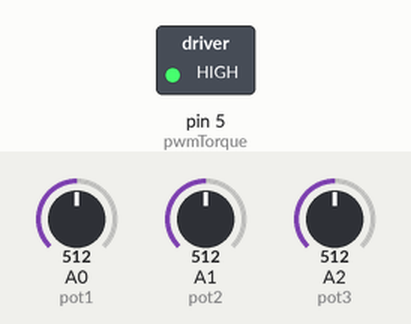
Recording of a sketch running on a simulated Arduino Uno, built with avr-gcc and run on an emulated ATmega328P. Shown: switched loads named in the sketch (green lamp = pin HIGH). The inputs (shaded band) are chosen by the test bench; at power-on: A0 (pot1) = 512, A1 (pot2) = 512, A2 (pot3) = 512.

Above: at 0.1 s.
Timing chart, 0 to 1.6 s (numbered marks = the images above):
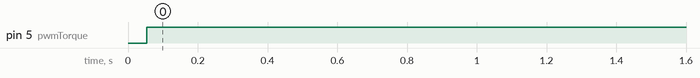

The sketch:

arduinoThrottle.ino
```cpp
/*
Arduino 3
Type: Uno
Use: Read and process pedal values
*/

//Extended pot is low resistance
//todo set these pins to which pins are being used
//Pot1 and Pot2 used for acceleration
int pot1 = 0;
int pot2 = 1;
int pot3 = 2;//Pot3 used for brake
int pwmTorque = 5;

//todo change these values to actual values once installed
/*
It seems better to find the Arduino mapped values instead of converting into mV
every time the loop runs
Extended = more resistance, Pedal compresses pot when pressed, therefore higher voltage reading corresponds to higher torque
*/
//Pot1 and Pot2 used for acceleration
int pot1High = 376;//Pedal pressed
int pot1Low = 147;//Pedal resting//todo right now the low vals are when a little pressure is applied
int pot2High = 462;
int pot2Low = 226;
int pot3High = 468;//Pot3 used for brake
int pot3Low = 336;

float pot1ValAdjusted;
float pot2ValAdjusted;
float pot3ValAdjusted;
float pot1LastAverage = 0;
float pot2LastAverage = 0;
float pot3LastAverage = 0;
float potAccAdjDiff;//Holds the difference between two accelerator readings
float pot1Range = pot1High - pot1Low;//Ranges that each pot will move (used for percentage calcs)
float pot2Range = pot2High - pot2Low;
float pot3Range = pot3High - pot3Low;

float torqueVal;//0-1000 mapped value for torque
float torqueValAdjusted;//0-255 adjusted exponentially

boolean brakePlausActive = false;//Set to true if brakes actuated && torque encoder > 25%

void setup() {
    pinMode(pwmTorque, OUTPUT);
}

void loop() {
    //Read analog values all at once
    pot1ValAdjusted = 0;
    pot2ValAdjusted = 0;
    pot3ValAdjusted = 0;
    for (int i = 0; i < 10; i++) { //Take 10 readings for average
        pot1ValAdjusted += analogRead(pot1);
        pot2ValAdjusted += analogRead(pot2);
        pot3ValAdjusted += analogRead(pot3);
        delay(5);
    }
    pot1ValAdjusted /= 10; //Average these readings
    pot2ValAdjusted /= 10;
    pot3ValAdjusted /= 10;

    pot1ValAdjusted += pot1LastAverage; //Add to last averages
    pot2ValAdjusted += pot2LastAverage;
    pot3ValAdjusted += pot3LastAverage;

    pot1ValAdjusted /= 2; //Average last values and current values
    pot2ValAdjusted /= 2;
    pot3ValAdjusted /= 2;

    pot1LastAverage = pot1ValAdjusted; //Set current values to be used as last values next loop
    pot2LastAverage = pot2ValAdjusted;
    pot3LastAverage = pot3ValAdjusted;

    //Now calculate remapped values
    pot1ValAdjusted = pot1ValAdjusted - pot1Low;
    pot1ValAdjusted = pot1ValAdjusted * 1000;
    pot1ValAdjusted = pot1ValAdjusted / pot1Range;//new mapped value from 0-1000

    pot2ValAdjusted = pot2ValAdjusted - pot2Low;
    pot2ValAdjusted = pot2ValAdjusted * 1000;
    pot2ValAdjusted = pot2ValAdjusted / pot2Range;

    pot3ValAdjusted = pot3ValAdjusted - pot3Low;
    pot3ValAdjusted = pot3ValAdjusted * 1000;
    pot3ValAdjusted = pot3ValAdjusted / pot3Range;

    potAccAdjDiff = abs(pot1ValAdjusted-pot2ValAdjusted);//Get difference between torque sensors
    if (pot2ValAdjusted > pot1ValAdjusted) {//Torque is lowest of two torque sensors
        torqueVal = pot1ValAdjusted;
    } else {
        torqueVal = pot2ValAdjusted;
    }
    if (torqueVal < 0) {
        torqueValAdjusted = 0;
    } else {
        torqueValAdjusted = 255 * pow((torqueVal/1000), 2);
    }
    if (torqueValAdjusted > 255) {
        torqueValAdjusted = 255;
    }
    //***potentiometer does not scale linearly with PWM duty cycle, so prepare for annoying conversion algorithm***
    if(torqueValAdjusted > 209) {
      torqueValAdjusted = map(torqueValAdjusted, 210, 255, 20, 0);
    }
    else if(torqueValAdjusted > 175) {
      torqueValAdjusted = map(torqueValAdjusted, 176, 209, 40, 20);
    }
    else if(torqueValAdjusted > 147) {
      torqueValAdjusted = map(torqueValAdjusted, 148, 175, 60, 40);
    }
    else if(torqueValAdjusted > 122) {
      torqueValAdjusted = map(torqueValAdjusted, 123, 147, 80, 60);
    }
    else if(torqueValAdjusted > 102) {
      torqueValAdjusted = map(torqueValAdjusted, 103, 122, 100, 80);
    }
    else if(torqueValAdjusted > 84) {
      torqueValAdjusted = map(torqueValAdjusted, 85, 102, 120, 100);
    }
    else if(torqueValAdjusted > 68) {
      torqueValAdjusted = map(torqueValAdjusted, 69, 84, 140, 120);
    }
    else if(torqueValAdjusted > 53) {
      torqueValAdjusted = map(torqueValAdjusted, 54, 68, 160, 140);
    }
    else if(torqueValAdjusted > 40) {
      torqueValAdjusted = map(torqueValAdjusted, 41, 53, 180, 160);
    }
    else if(torqueValAdjusted > 28) {
      torqueValAdjusted = map(torqueValAdjusted, 29, 40, 200, 180);
    }
    else if(torqueValAdjusted > 17) {
      torqueValAdjusted = map(torqueValAdjusted, 18, 28, 220, 200);
    }
    else if(torqueValAdjusted > 8) {
      torqueValAdjusted = map(torqueValAdjusted, 9, 17, 240, 220);
    }
    else {
      torqueValAdjusted = map(torqueValAdjusted, 0, 8, 255, 240);
    }
    //***that was fun, wasn't it?***
    if (potAccAdjDiff > 300) {//Acceleration error check (Die if 30%+ difference between adjusted values)
        analogWrite(pwmTorque, 255);// ALSO FOR SOME WEIRD REASON THE POT OUTPUTS ZERO WITH A PULSE OF 255, NOT 0 o.O
    } else {
        if (pot3ValAdjusted > 0 && torqueVal >= 250) {//If brake pressed and torque pressed over 25%
            brakePlausActive = true;
            analogWrite(pwmTorque, 255);// ALSO FOR SOME WEIRD REASON THE POT OUTPUTS ZERO WITH A PULSE OF 255, NOT 0 o.O
        } else {
            if (brakePlausActive && torqueVal < 50) {//Motor deactivated but torque less than 5% (required before disabling brake plausibility)
                brakePlausActive = false;
            }
            if (!brakePlausActive) {//If brake plausibility is not active
                analogWrite(pwmTorque, torqueValAdjusted);
            } else {//If brake plausibility is active
                analogWrite(pwmTorque, 255);// ALSO FOR SOME WEIRD REASON THE POT OUTPUTS ZERO WITH A PULSE OF 255, NOT 0 o.O
            }
        }
    }
}
```

Measured:
- by itself, pin 5 (pwmTorque): LOW → HIGH at 0.05 s
